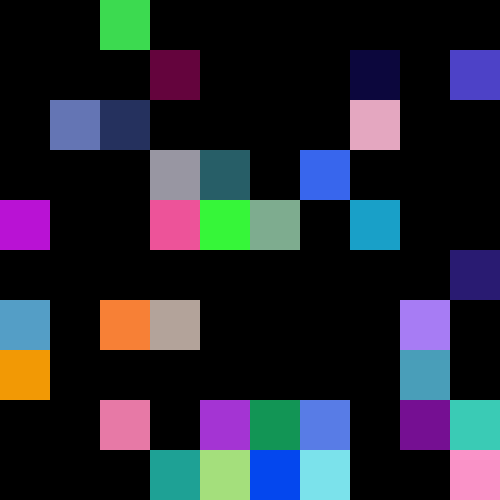
Frame 1 (no input)
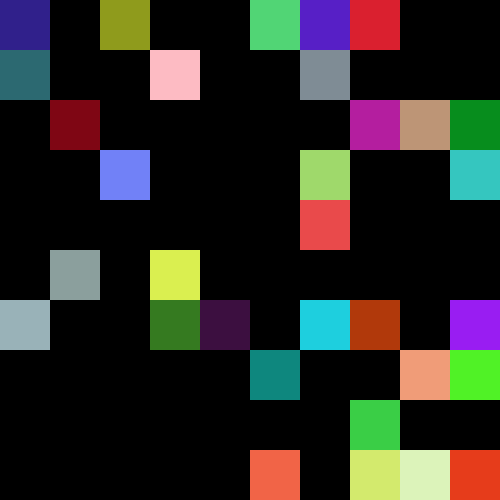
Frame 60 (the mouse pressed at the canvas centre just before this capture)
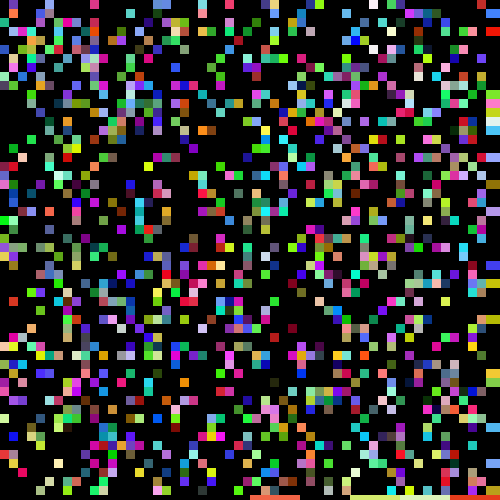
Frame 120 (the mouse held since frame 60 and released just before this capture)

The Processing sketch that drew these frames (run headless with seeded random() and noise(); from frame 60 on, the mouse is pressed at the canvas centre):

// Processing sketch: processing_36574
// ── processing_36574.pde

float x=0;
float y=0;
int pixls;
int shade;

void setup()
{
  size(500,500);
  background(0);
  rectMode(CORNERS);
  noStroke();
  smooth();
  pixls=10;
}
void draw()
{
  pixls=int(map(mouseY,0,height,10,100));
  for(int k=0;k<pixls;k++)
  {
    x=0;
    for(int i=0; i<pixls; i++)
    {
      shade=int(random(255));
      if(shade<170)
      {
        fill(0);
      }
      else{
      fill(random(255),random(255),random(255));
      }
      rect(x,y,x+width/10,y+height/pixls);
      x=x+width/pixls;
    }
    y=y+height/pixls;
  }
  x=0;
  y=0;
}

    
    
    
